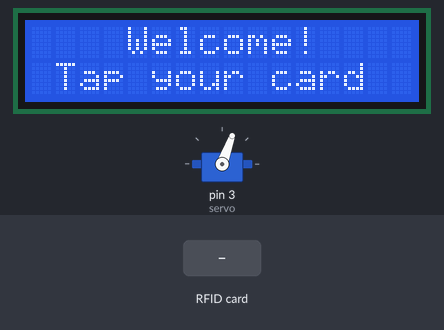
This sketch was run on a simulated Arduino Uno, built with avr-gcc and run on an emulated ATmega328P. Shown: 16×2 character LCD, servo. Inputs (shaded band) come from the test bench. What the sketch prints to the serial monitor is not drawn.

Above: at 3.3 s.
3.4 s: RFID card 3D 33 E9 00 held to the reader
At 5.3 s:
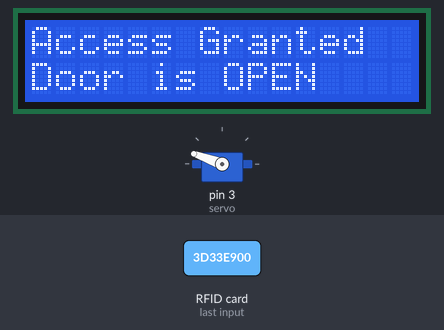
At 9.8 s:
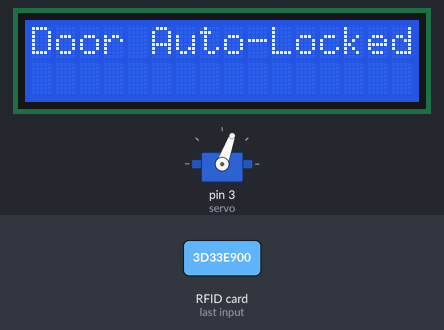
Timing chart, 0 to 11.3 s (numbered marks = the images above; inputs shaded):
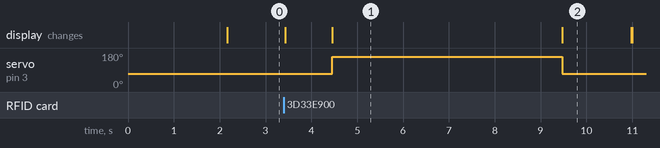

The sketch:

sketch_nov9a.ino
```cpp
#include <Servo.h>
#include <LiquidCrystal_I2C.h>
#include <SPI.h>
#include <MFRC522.h>

#define SS_PIN 10
#define RST_PIN 9

// ✅ Authorized Card UIDs (as seen in Serial Monitor)
String UID1 = "3D 33 E9 00";
String UID2 = "67 21 0F 05";

byte lock = 0;

Servo servo;
LiquidCrystal_I2C lcd(0x27, 16, 2);
MFRC522 rfid(SS_PIN, RST_PIN);

void setup() {
  Serial.begin(9600);
  lcd.init();
  lcd.backlight();

  servo.attach(3);
  servo.write(70); // Door starts locked

  SPI.begin();
  rfid.PCD_Init();

  lcd.setCursor(0, 0);
  lcd.print("RFID Door Lock");
  lcd.setCursor(2, 1);
  lcd.print("System Ready");
  delay(2000);
  lcd.clear();
}

void loop() {
  lcd.setCursor(4, 0);
  lcd.print("Welcome!");
  lcd.setCursor(1, 1);
  lcd.print("Tap your card");

  if (!rfid.PICC_IsNewCardPresent()) return;
  if (!rfid.PICC_ReadCardSerial()) return;

  // Read and format UID
  String ID = "";
  for (byte i = 0; i < rfid.uid.size; i++) {
    if (rfid.uid.uidByte[i] < 0x10) ID += "0";
    ID += String(rfid.uid.uidByte[i], HEX);
    if (i != rfid.uid.size - 1) ID += " ";
  }
  ID.toUpperCase();

  Serial.print("Scanned UID: ");
  Serial.println(ID);

  lcd.clear();
  lcd.setCursor(0, 0);
  lcd.print("Card Detected");
  delay(1000);

  // If valid card detected
  if (ID == UID1 || ID == UID2) {
    lcd.clear();
    lcd.setCursor(0, 0);
    lcd.print("Access Granted");
    lcd.setCursor(0, 1);
    lcd.print("Door is OPEN");
    servo.write(160); // Unlock door
    delay(5000);      // Wait 5 seconds
    servo.write(70);  // Auto-lock door
    lcd.clear();
    lcd.setCursor(0, 0);
    lcd.print("Door Auto-Locked");
    delay(1500);
    lcd.clear();
  } else {
    lcd.clear();
    lcd.setCursor(0, 0);
    lcd.print("Access Denied!");
    delay(1500);
    lcd.clear();
  }

  rfid.PICC_HaltA();
  rfid.PCD_StopCrypto1();
}
```

Measured:
- after the input at 3.4 s, servo on pin 3 (servo): 70° → 160° after 1.1 s, → 70° 5.0 s later; the display: first changes at once (image 1 shows a later state)
- what the display in image 1 shows lasts 5.0 s, from 4.5 s to 9.5 s
